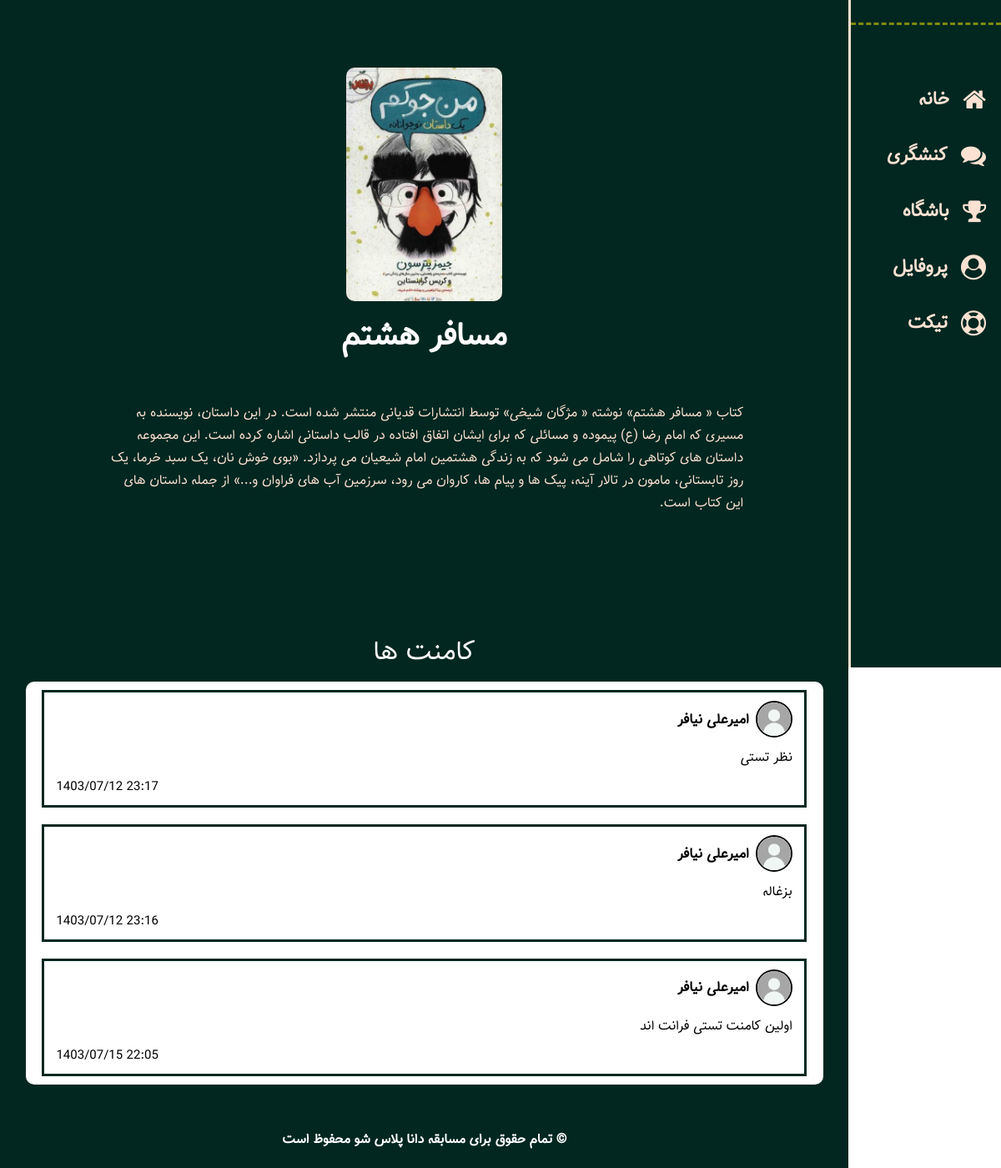
/book/test, run on an earlier commit of the app's database.
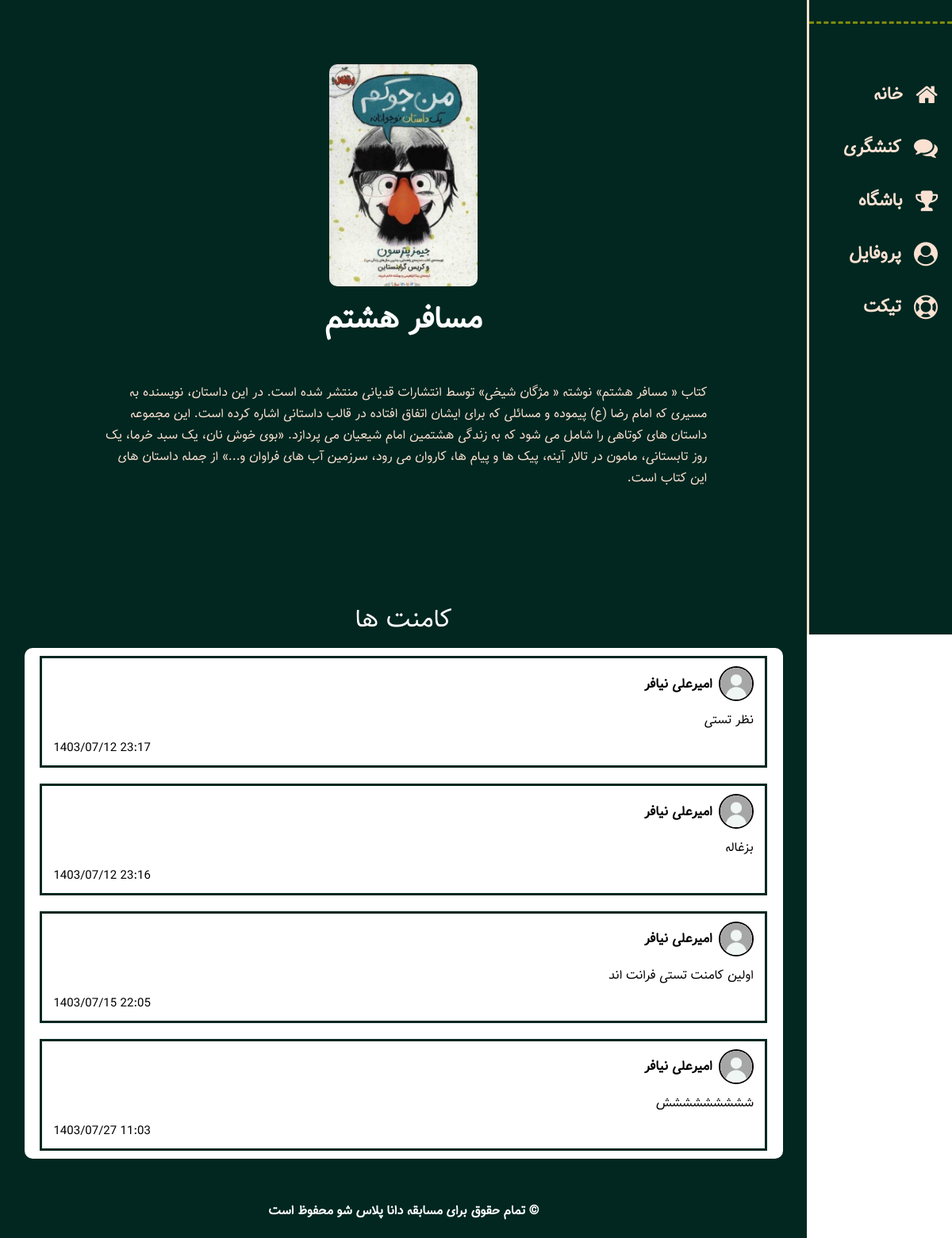
And on a later commit of the database.
### models/interaction.py (models this page shows)
class Interaction(db.Model):
    __tablename__ = "interactions"
    id = Column(Integer, primary_key=True)
    type = Column(String, nullable=False, index=True)
    status = Column(String, nullable=False, index=True, default="review")
    content = Column(String, nullable=False, index=True)
    book_id = Column(Integer, ForeignKey('books.id') ,nullable=False, index=True)
    user_id = Column(Integer, ForeignKey('users.id') ,nullable=False, index=True)
    replay = Column(Integer, nullable=False, index=True, default="0")
    time = Column(String, nullable=False, index=True, default="none")
    book = db.relationship("Book", backref=backref("interactions" , lazy="dynamic"))
    user = db.relationship("User", backref=backref("interactions" , lazy="dynamic"))

### models/user.py (models this page shows)
class User(db.Model, UserMixin):
    __tablename__ = "users"
    id = Column(Integer, primary_key=True)
    name = Column(String, nullable=False, unique=True, index=True)
    username = Column(String, nullable=False, unique=True, index=True)
    password = Column(String, nullable=False, unique=True, index=True)
    code = Column(Integer, nullable=False, unique=True, index=True)
    phone = Column(String, nullable=False, index=True)
    email = Column(String, nullable=False, index=True)
    grade = Column(String, nullable=False, index=True)
    birth = Column(String, nullable=False, index=True)  #1340 - 1397
    gender = Column(String, nullable=False, index=True)
    type = Column(String, nullable=False, index=True)
    invite_code = Column(String, nullable=False, index=True)
    invite_auth = Column(String, nullable=False, index=True)
    msg_code = Column(Integer, index=True)
    province = Column(String, index=True)
    city = Column(String, index=True)
    school_name = Column(String, index=True)
    school_type = Column(String, index=True)
    home_addres = Column(String, index=True)
    recognition = Column(String, index=True)
    final = Column(Integer, default=0, index=True)
    authentication = Column(Integer, default=0, index=True)
    downloads = Column(Integer, default=2, index=True)
    coin = Column(Integer, default=0, index=True)
    point = Column(Integer, default=0, index=True)
    badge = Column(Integer, default=0, index=True)
    like = Column(Integer, default=0, index=True)
    invite = Column(Integer, default=0, index=True)

### blueprints/user.py (the view)
@app.route("/book/<book_link>", methods=["GET","POST"],  strict_slashes=False)
def book(book_link):
    book = Book.query.filter(Book.primalink==book_link).first_or_404()
    if request.method == "POST":
        comment = request.form.get('comment' , None)
        print(request.form)
        c = Interaction(type="comment", content=comment, user_id=current_user.id, book_id=book.id, time=get_time())
        db.session.add(c)
        tik = Ticket(type="comment_sta", sub_type="review", content=review_comment_text_generator(current_user.name), user_id=current_user.id, time=get_time())
        db.session.add(tik)
        db.session.commit()
        flash("comment_add_success")
        return redirect(request.url)
    else:
        comments = book.interactions.filter(Interaction.type=="comment", Interaction.status=="confirmed").all()
        return render_template("user/book.html", book=book, comments=comments)

### templates/user/book.html (shortened to what this page needs)
{% extends "Base.html" %}
{% block head %}
    <link rel="stylesheet" href="https://cdnjs.cloudflare.com/ajax/libs/font-awesome/4.7.0/css/font-awesome.min.css">
    <link rel="stylesheet" href="{{ url_for('static', filename='styles/user/single-activism.css') }}">
    {% endblock %}
    {% block body %}
    <div id="continer">
        <div id="side-wrp">
            <div id="logo-wrp">
            </div>
            <a href="{{ url_for('user.home') }}" class="icon-wrp">
                <i class="fa fa-home icon"></i>
                <h2>خانه </h2>
            </a>
            <a href="{{ url_for('user.activism') }}" class="icon-wrp">
                <i class="fa fa-comments icon"></i>
                <h2>کنشگری </h2>
            </a>
            <a href="{{ url_for('user.club') }}" class="icon-wrp">
                <i class="fa fa-trophy icon"></i>
                <h2>باشگاه </h2>
            </a>
            <a href="{{ url_for('user.profile') }}" class="icon-wrp">
                <i class="fa fa-user-circle icon"></i>
                <h2>پروفایل </h2>
            </a>
            <a href="{{ url_for('user.ticket') }}" class="icon-wrp">
                <i class="fa fa-life-saver icon"></i>
                <h2>تیکت </h2>
            </a>
        </div>
        <div id="content-wrp">
            <div id="heading">
                <img id="h-im" src="/static/books/{{book.id}}.jpg" alt="{{book.name}}'s image" height="280">
                <h1>{{book.name}}</h1>
            </div>
            <div id="main">
                <p class="discription">{{book.about}}</p>
                <br><br>
                <br class="windows"><br class="windows">
                <span class="acts-title">کامنت ها</span>
                <div class="activisms">
                    {% for c in comments %}
                    <div class="activism" data-activism-id="{{c.id}}">
                        <div class="act-head">
                            <div class="bio">
                                <img src="{{ url_for('static', filename='main_img/user.jpg') }}" alt="">
                                <h3>{{c.user.name}}</h3>
                            </div>
                        </div>
                        <div class="act-body">
                            <div class="act-content">
                                <span class="sharpable" style="white-space: pre-wrap;">{{c.content}}</span>
                            </div>
                        </div>
                        <div class="act-foot">
                            <div dir="ltr" class="date-co">
                                {{c.time}}
                            </div>
                        </div>
                    </div>
                    {% endfor %}
                </div>
            </div>
            <div id="footer">
                <h4 id="copyRight">© تمام حقوق برای مسابقه دانا پلاس شو محفوظ است</h4>
            </div>
        </div>
    </div>
{% endblock %}

What changed in the data, as far as the page shows it:
now on this page (row edited): Interaction: user.name "امیرعلی نیافر", content "ششششششششش", time "1403/07/27 11:03"
